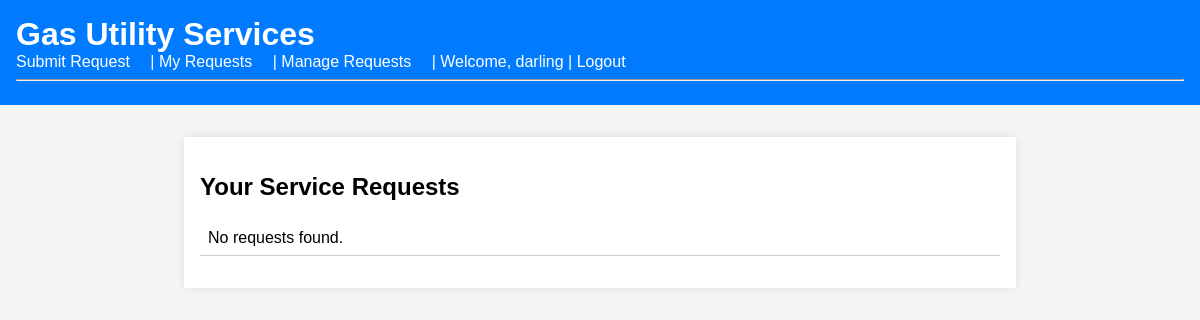
The page /request_list/ (signed in) on the database as committed earlier.
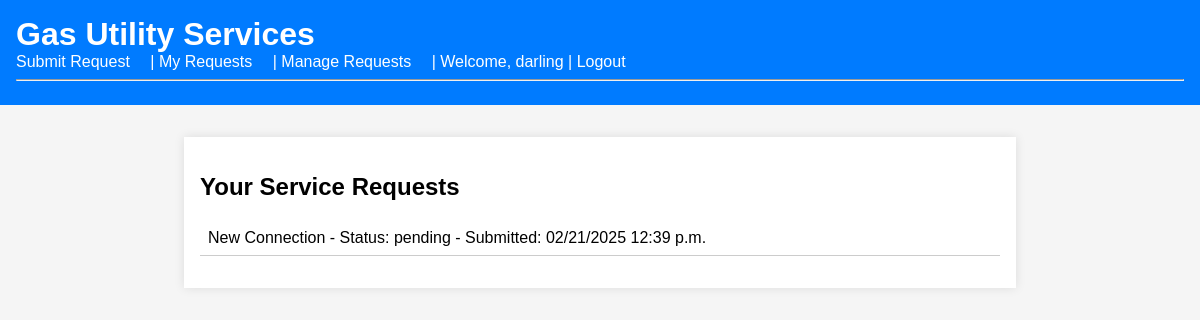
The same page on the database as committed later.
### services_requests/models.py (models this page shows, shortened)
class ServiceRequest(models.Model):
    REQUEST_TYPE_CHOICES = [
        ('new', 'New Connection'),
        ('repair', 'Repair'),
        ('maintenance', 'Maintenance'),
    ]
    STATUS_CHOICES = [
        ('pending', 'Pending'),
        ('in_progress', 'In Progress'),
        ('resolved', 'Resolved'),
    ]
    customer = models.ForeignKey(User, on_delete=models.CASCADE)
    request_type = models.CharField(max_length=20, choices=REQUEST_TYPE_CHOICES)
    description = models.TextField()
    attachment = models.FileField(upload_to='attachments/' , blank=True, null=True)
    status = models.CharField(max_length=20, choices=STATUS_CHOICES, default='pending')
    created_at = models.DateTimeField(auto_now_add=True)
    updated_at = models.DateTimeField(auto_now=True)

### services_requests/views.py (the view)
# urls.py: path('request_list/', request_list, name='request_list'),
@login_required
def request_list(request):
    requests = ServiceRequest.objects.filter(customer=request.user)
    return render(request, 'services_requests/request_list.html', {'requests': requests})

### services_requests/templates/services_requests/request_list.html (shortened to what this page needs)
{% extends "services_requests/home.html" %}
{% block content %}
<h2>Your Service Requests</h2>
<ul>
    {% for req in requests %}
        <li>
                {{ req.get_request_type_display }}
            - Status: {{ req.status }} - Submitted: {{ req.created_at|date:"SHORT_DATETIME_FORMAT" }}
        </li>
    {% empty %}
        <li>No requests found.</li>
    {% endfor %}
</ul>
{% endblock %}

Rows that differ between the two databases and show on the page:
added ServiceRequest: request_type "New Connection", status "pending", created_at "02/21/2025 12:39 p.m."
Other text that changed with them:
text no longer shown: "No requests found."
